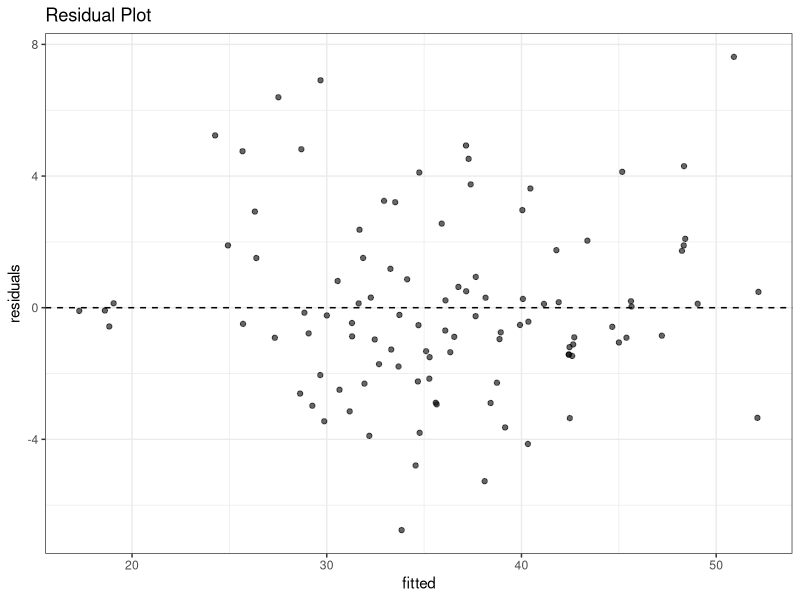
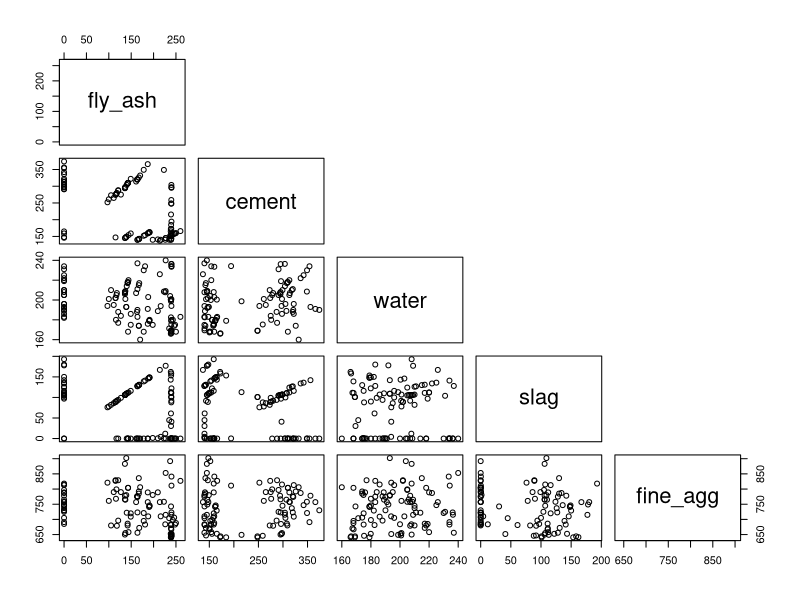
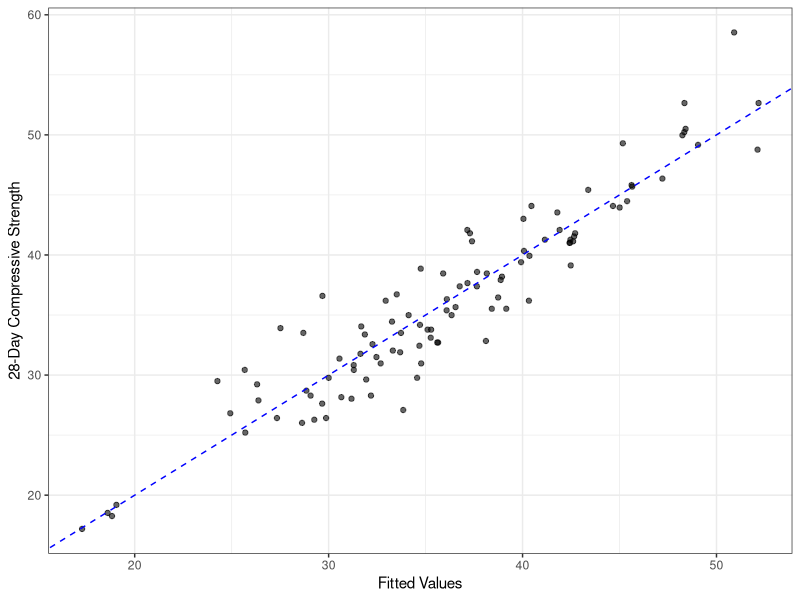

The R script that drew these images, in order:
## ---- chunk 1
knitr::opts_chunk$set(echo = TRUE)

library(dplyr)
library(ggplot2)
library(kableExtra)

theme_set(theme_bw())

slump_dat <- read.csv("slump_test.csv") %>%
  rename(
    "fly_ash" = "Fly.ash",
    "course_agg" = "Coarse.Aggr.",
    "fine_agg" = "Fine.Aggr.",
    "slump" = "SLUMP.cm.",
    "flow" = "FLOW.cm.",
    "compstrength" = "Compressive.Strength..28.day..Mpa."
  ) %>% select(-No)
colnames(slump_dat) <- tolower(colnames(slump_dat))
target_vars <- c("slump", "flow", "compstrength")
## ---- chunk 2
# Build model
linear_model <-
  lm(data = slump_dat,
     compstrength ~ fly_ash + cement + water + slag + fine_agg)

# Show results
summary(linear_model)
## ---- chunk 3
resids <- data.frame(residuals = linear_model$residuals,
                         fitted = linear_model$fitted.values)
    
    ggplot(resids)+
      geom_point(aes(x = fitted, y = residuals), alpha = .6)+
      geom_hline(yintercept = 0.0, lty = 2)+
      ggtitle("Residual Plot")
## ---- chunk 4
explanatory_vars <- slump_dat %>%
  select(fly_ash, cement, water, slag, fine_agg)

pairs(explanatory_vars, upper.panel = NULL)
## ---- chunk 5
cor(explanatory_vars)
## ---- chunk 6
temp <- data.frame(
      fitted = linear_model$fitted,
      outcome = slump_dat$compstrength
    )
    
    ggplot(temp)+
      geom_point(aes(x = fitted, y = outcome), alpha = .6)+
      xlab("Fitted Values")+
      ylab("28-Day Compressive Strength")+
      geom_abline(lty = 2, col = "blue")
